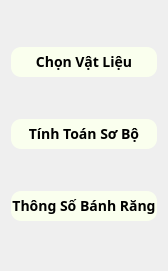
   <widget class="QWidget" name="layoutWidget_26">
    <property name="geometry">
     <rect>
      <x>170</x>
      <y>30</y>
      <width>161</width>
      <height>271</height>
     </rect>
    </property>
    <layout class="QVBoxLayout" name="verticalLayout_5">
     <item>
      <widget class="QPushButton" name="Choice_Material">
       <property name="maximumSize">
        <size>
         <width>160</width>
         <height>30</height>
        </size>
       </property>
       <property name="font">
        <font>
         <family>Noto Sans</family>
         <pointsize>-1</pointsize>
         <weight>75</weight>
         <italic>false</italic>
         <bold>true</bold>
        </font>
       </property>
       <property name="styleSheet">
        <string notr="true"> #Choice_Material{ 
 border-width: 9px;
    border-radius: 10px;
    border-color:rgba(0,0,0,0.5); ; 
	background :rgb(250, 255, 238) ;
    font: bold 14px;
    padding: 1px}
#Choice_Material:hover{
background-color :  rgb(181, 255, 208);
}
</string>
       </property>
       <property name="text">
        <string>Chọn Vật Liệu</string>
       </property>
       <property name="flat">
        <bool>true</bool>
       </property>
      </widget>
     </item>
     <item>
      <widget class="QPushButton" name="Tinh_Toan_So_Bo">
       <property name="maximumSize">
        <size>
         <width>160</width>
         <height>30</height>
        </size>
       </property>
       <property name="font">
        <font>
         <family>Noto Sans</family>
         <pointsize>-1</pointsize>
         <weight>75</weight>
         <italic>false</italic>
         <bold>true</bold>
        </font>
       </property>
       <property name="styleSheet">
        <string notr="true">  #Tinh_Toan_So_Bo{ 
 border-width: 9px;
    border-radius: 10px;
    border-color:rgba(0,0,0,0.5); ; 
	background :rgb(250, 255, 238) ;
    font: bold 14px;
    padding: 1px}
#Tinh_Toan_So_Bo:hover{
background-color :  rgb(181, 255, 208);
}
</string>
       </property>
       <property name="text">
        <string>Tính Toán Sơ Bộ</string>
       </property>
       <property name="flat">
        <bool>true</bool>
       </property>
      </widget>
     </item>
     <item>
      <widget class="QPushButton" name="Thong_so_Banh_Rang">
       <property name="maximumSize">
        <size>
         <width>160</width>
         <height>30</height>
        </size>
       </property>
       <property name="font">
        <font>
         <family>Noto Sans</family>
         <pointsize>-1</pointsize>
         <weight>75</weight>
         <italic>false</italic>
         <bold>true</bold>
         <kerning>false</kerning>
        </font>
       </property>
       <property name="styleSheet">
        <string notr="true">  #Thong_so_Banh_Rang{ 
 border-width: 9px;
    border-radius: 10px;
    border-color:rgba(0,0,0,0.5); ; 
	background :rgb(250, 255, 238) ;
    font: bold 14px;
    padding: 1px}
#Thong_so_Banh_Rang:hover{
background-color :  rgb(181, 255, 208);
}
</string>
       </property>
       <property name="text">
        <string>Thông Số Bánh Răng</string>
       </property>
       <property name="autoDefault">
        <bool>true</bool>
       </property>
       <property name="flat">
        <bool>false</bool>
       </property>
      </widget>
     </item>
    </layout>
   </widget>
